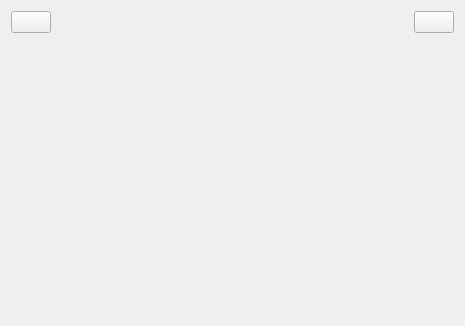
<?xml version="1.0" encoding="UTF-8"?>
<ui version="4.0">
 <class>MasterView</class>
 <widget class="QWidget" name="MasterView">
  <property name="geometry">
   <rect>
    <x>0</x>
    <y>0</y>
    <width>465</width>
    <height>326</height>
   </rect>
  </property>
  <property name="windowTitle">
   <string>MasterView</string>
  </property>
  <layout class="QVBoxLayout" name="verticalLayout">
   <item>
    <layout class="QHBoxLayout" name="horizontalLayout">
     <item>
      <widget class="QPushButton" name="btBack">
       <property name="text">
        <string/>
       </property>
       <property name="icon">
        <iconset resource="lab4.qrc">
         <normaloff>:/img/return.png</normaloff>:/img/return.png</iconset>
       </property>
      </widget>
     </item>
     <item>
      <spacer name="horizontalSpacer">
       <property name="orientation">
        <enum>Qt::Orientation::Horizontal</enum>
       </property>
       <property name="sizeHint" stdset="0">
        <size>
         <width>40</width>
         <height>20</height>
        </size>
       </property>
      </spacer>
     </item>
     <item>
      <widget class="QLabel" name="labelTitle">
       <property name="text">
        <string/>
       </property>
      </widget>
     </item>
     <item>
      <spacer name="horizontalSpacer_2">
       <property name="orientation">
        <enum>Qt::Orientation::Horizontal</enum>
       </property>
       <property name="sizeHint" stdset="0">
        <size>
         <width>40</width>
         <height>20</height>
        </size>
       </property>
      </spacer>
     </item>
     <item>
      <widget class="QPushButton" name="byLogout">
       <property name="text">
        <string/>
       </property>
       <property name="icon">
        <iconset resource="lab4.qrc">
         <normaloff>:/img/logout.png</normaloff>:/img/logout.png</iconset>
       </property>
      </widget>
     </item>
    </layout>
   </item>
   <item>
    <widget class="QStackedWidget" name="stackedWidget"/>
   </item>
  </layout>
 </widget>
 <resources>
  <include location="lab4.qrc"/>
 </resources>
 <connections/>
</ui>
